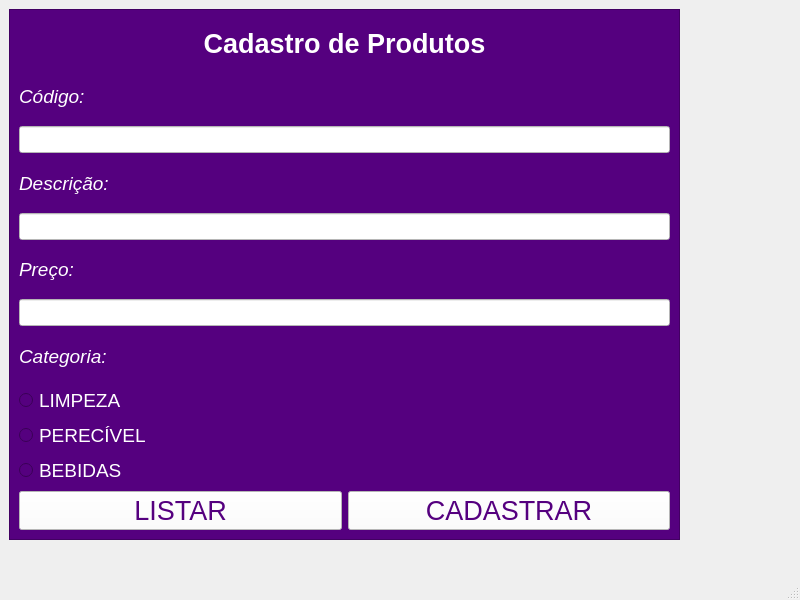
<?xml version="1.0" encoding="UTF-8"?>
<ui version="4.0">
 <class>MainWindow</class>
 <widget class="QMainWindow" name="MainWindow">
  <property name="geometry">
   <rect>
    <x>0</x>
    <y>0</y>
    <width>800</width>
    <height>600</height>
   </rect>
  </property>
  <property name="windowTitle">
   <string>MainWindow</string>
  </property>
  <widget class="QWidget" name="centralwidget">
   <widget class="QFrame" name="frame">
    <property name="geometry">
     <rect>
      <x>9</x>
      <y>9</y>
      <width>671</width>
      <height>531</height>
     </rect>
    </property>
    <property name="styleSheet">
     <string notr="true">color: rgb(255, 255, 255);
background-color: rgb(85, 0, 127);</string>
    </property>
    <property name="frameShape">
     <enum>QFrame::StyledPanel</enum>
    </property>
    <property name="frameShadow">
     <enum>QFrame::Raised</enum>
    </property>
    <layout class="QGridLayout" name="gridLayout">
     <item row="12" column="1">
      <widget class="QPushButton" name="cadastrar">
       <property name="font">
        <font>
         <pointsize>20</pointsize>
        </font>
       </property>
       <property name="styleSheet">
        <string notr="true">color: rgb(85, 0, 127);
background-color: rgb(255, 255, 255);</string>
       </property>
       <property name="text">
        <string>CADASTRAR</string>
       </property>
      </widget>
     </item>
     <item row="12" column="0">
      <widget class="QPushButton" name="listar">
       <property name="font">
        <font>
         <pointsize>20</pointsize>
        </font>
       </property>
       <property name="styleSheet">
        <string notr="true">color: rgb(85, 0, 127);
background-color: rgb(255, 255, 255);</string>
       </property>
       <property name="text">
        <string>LISTAR</string>
       </property>
      </widget>
     </item>
     <item row="11" column="0" colspan="2">
      <widget class="QRadioButton" name="bebidas">
       <property name="font">
        <font>
         <pointsize>14</pointsize>
        </font>
       </property>
       <property name="text">
        <string>BEBIDAS</string>
       </property>
      </widget>
     </item>
     <item row="10" column="0" colspan="2">
      <widget class="QRadioButton" name="perecivel">
       <property name="font">
        <font>
         <pointsize>14</pointsize>
        </font>
       </property>
       <property name="text">
        <string>PERECÍVEL</string>
       </property>
      </widget>
     </item>
     <item row="2" column="0" colspan="2">
      <widget class="QLabel" name="label_2">
       <property name="font">
        <font>
         <pointsize>14</pointsize>
         <italic>true</italic>
        </font>
       </property>
       <property name="text">
        <string>Código:</string>
       </property>
      </widget>
     </item>
     <item row="3" column="0" colspan="2">
      <widget class="QLineEdit" name="codigo">
       <property name="font">
        <font>
         <pointsize>12</pointsize>
        </font>
       </property>
       <property name="styleSheet">
        <string notr="true">background-color: rgb(255, 255, 255);</string>
       </property>
      </widget>
     </item>
     <item row="5" column="0" colspan="2">
      <widget class="QLineEdit" name="descricao">
       <property name="font">
        <font>
         <pointsize>12</pointsize>
        </font>
       </property>
       <property name="styleSheet">
        <string notr="true">background-color: rgb(255, 255, 255);</string>
       </property>
      </widget>
     </item>
     <item row="6" column="0">
      <widget class="QLabel" name="label_4">
       <property name="font">
        <font>
         <pointsize>14</pointsize>
         <italic>true</italic>
        </font>
       </property>
       <property name="text">
        <string>Preço:</string>
       </property>
      </widget>
     </item>
     <item row="7" column="0" colspan="2">
      <widget class="QLineEdit" name="preco">
       <property name="font">
        <font>
         <pointsize>12</pointsize>
        </font>
       </property>
       <property name="styleSheet">
        <string notr="true">background-color: rgb(255, 255, 255);</string>
       </property>
      </widget>
     </item>
     <item row="8" column="0" colspan="2">
      <widget class="QLabel" name="label_5">
       <property name="font">
        <font>
         <pointsize>14</pointsize>
         <italic>true</italic>
        </font>
       </property>
       <property name="text">
        <string>Categoria:</string>
       </property>
      </widget>
     </item>
     <item row="4" column="0" colspan="2">
      <widget class="QLabel" name="label_3">
       <property name="font">
        <font>
         <pointsize>14</pointsize>
         <italic>true</italic>
        </font>
       </property>
       <property name="text">
        <string>Descrição:</string>
       </property>
      </widget>
     </item>
     <item row="9" column="0" colspan="2">
      <widget class="QRadioButton" name="limpeza">
       <property name="font">
        <font>
         <pointsize>14</pointsize>
        </font>
       </property>
       <property name="text">
        <string>LIMPEZA</string>
       </property>
      </widget>
     </item>
     <item row="0" column="0" colspan="2">
      <widget class="QLabel" name="label">
       <property name="font">
        <font>
         <pointsize>20</pointsize>
         <weight>75</weight>
         <bold>true</bold>
        </font>
       </property>
       <property name="text">
        <string>Cadastro de Produtos</string>
       </property>
       <property name="alignment">
        <set>Qt::AlignCenter</set>
       </property>
      </widget>
     </item>
    </layout>
   </widget>
  </widget>
  <widget class="QMenuBar" name="menubar">
   <property name="geometry">
    <rect>
     <x>0</x>
     <y>0</y>
     <width>800</width>
     <height>21</height>
    </rect>
   </property>
  </widget>
  <widget class="QStatusBar" name="statusbar"/>
 </widget>
 <resources/>
 <connections/>
</ui>
